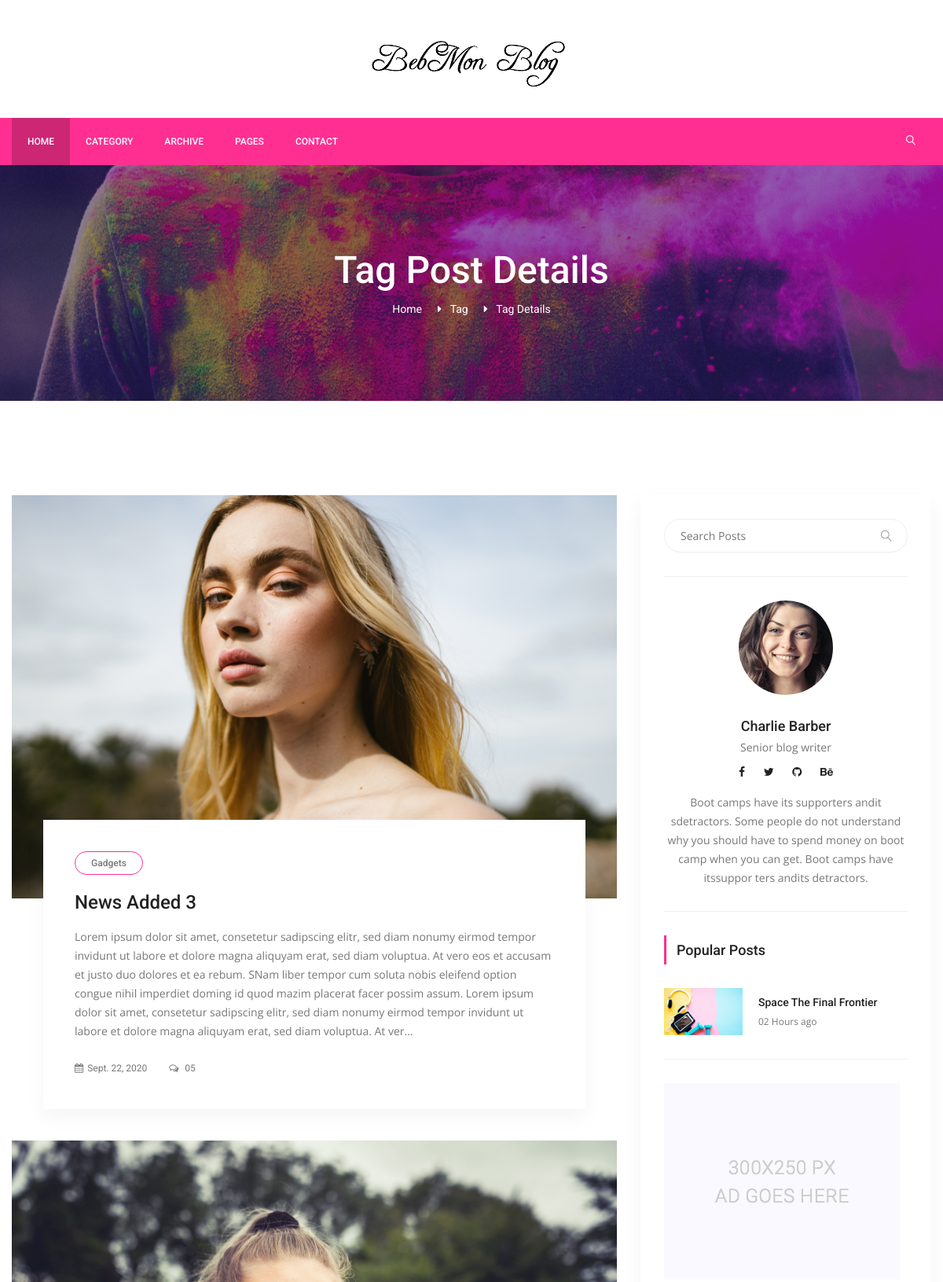
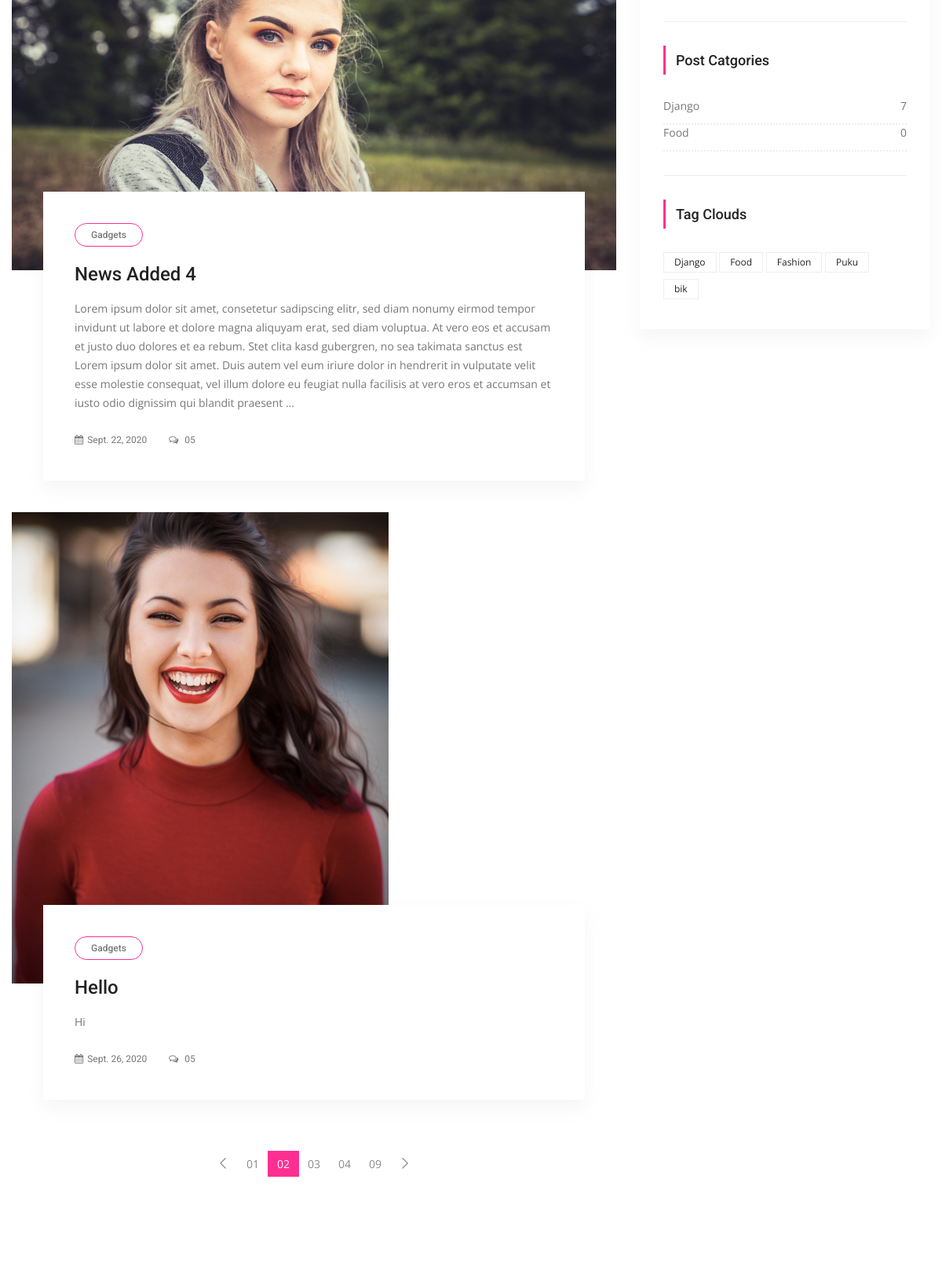
Page /tag/food/ (upper part) on the committed database (2 pictures, top to bottom).
### posts/models.py (models this page shows, shortened)
class Post(models.Model):
    title = models.CharField(max_length=200, unique=True)
    content = models.TextField()
    date = models.DateField(auto_now_add=True)
    image = models.ImageField(upload_to='media')
    source = models.CharField(max_length=25)
    user = models.ForeignKey(settings.AUTH_USER_MODEL, on_delete=models.CASCADE, default=1)
    category = models.ForeignKey(Category, on_delete=models.CASCADE, default=1, related_name='postByCategory')
    slug = models.SlugField(null=True, blank=True, default='slug', max_length=20)
    tag = models.ManyToManyField(Tag, related_name='tagByPosts')
    slider_post = models.BooleanField(default=False, blank=True, null=True)

class Category(models.Model):
    title = models.CharField(max_length=20, unique=True)
    slug = models.SlugField(null=True, blank=True, default='slug')
    def post_count(self):
        return self.postByCategory.all().count()

class Tag(models.Model):
    title = models.CharField(max_length=20, unique=True)
    slug = models.SlugField(blank=True, max_length=20, default='slug')
    def __str__(self):
        return self.title

### posts/views.py (the view)
# urls.py: path('tag/<slug:slug>/', TagDetail.as_view(), name='tag_detail'),
class TagDetail(ListView):
    template_name = 'tags/tag_detail.html'
    model = Post
    context_object_name = 'posts'
    def get_queryset(self):
        self.tag = get_object_or_404(Tag, slug=self.kwargs['slug'])
        return Post.objects.filter(tag=self.tag).order_by('id')
    def get_context_data(self, *, object_list=None, **kwargs):
        context = super(TagDetail, self).get_context_data(**kwargs)
        self.tag = get_object_or_404(Tag, slug=self.kwargs['slug'])
        context['tags'] = self.tag
        return context

### posts/templatetags/custom_tags.py (called while the page is built)
@register.simple_tag(name='categories')
def all_categories():
    return Category.objects.all()

@register.simple_tag(name='tags')
def all_tags():
    return Tag.objects.all()

### templates/tags/tag_detail.html
{% extends 'layouts/base.html' %}
{% load static %}
{% block content %}
    <section class="banner_area">
        <div class="banner_inner d-flex align-items-center">
            <div class="overlay bg-parallax" data-stellar-ratio="0.9" data-stellar-vertical-offset="0"
                 data-background=""></div>
            <div class="container">
                <div class="banner_content text-center">
                    <h2>Tag Post Details</h2>
                    <div class="page_link">
                        <a href="{% url 'index' %}">Home</a>
                        <a>Tag</a>
                        <a href="{% url 'tag_detail' tags.slug %}">Tag Details</a>
                    </div>
                </div>
            </div>
        </div>
    </section>
    <section class="blog_area p_120">
        <div class="container">
            <div class="row">
                <div class="col-lg-8">
                    <div class="blog_left_sidebar">
                        {% for post in posts %}
                            <article class="blog_style1">
                                <div class="blog_img">
                                    <img class="img-fluid" src="{{ post.image.url }}" alt="">
                                </div>
                                <div class="blog_text">
                                    <div class="blog_text_inner">
                                        <a class="cat" href="#">Gadgets</a>
                                        <a href="{% url 'news' post.slug %}"><h4>{{ post.title|title }}</h4></a>
                                        <p>{{ post.content|truncatechars:500 }}</p>
                                        <div class="date">
                                            <a href="#"><i class="fa fa-calendar" aria-hidden="true"></i>{{ post.date }}
                                            </a>
                                            <a href="#"><i class="fa fa-comments-o" aria-hidden="true"></i> 05</a>
                                        </div>
                                    </div>
                                </div>
                            </article>
                        {% endfor %}
                        <nav class="blog-pagination justify-content-center d-flex">
                            <ul class="pagination">
                                <li class="page-item">
                                    <a href="#" class="page-link" aria-label="Previous">
		                                    <span aria-hidden="true">
		                                        <span class="lnr lnr-chevron-left"></span>
		                                    </span>
                                    </a>
                                </li>
                                <li class="page-item"><a href="#" class="page-link">01</a></li>
                                <li class="page-item active"><a href="#" class="page-link">02</a></li>
                                <li class="page-item"><a href="#" class="page-link">03</a></li>
                                <li class="page-item"><a href="#" class="page-link">04</a></li>
                                <li class="page-item"><a href="#" class="page-link">09</a></li>
                                <li class="page-item">
                                    <a href="#" class="page-link" aria-label="Next">
		                                    <span aria-hidden="true">
		                                        <span class="lnr lnr-chevron-right"></span>
		                                    </span>
                                    </a>
                                </li>
                            </ul>
                        </nav>
                    </div>
                </div>
                {% include 'layouts/right_side.html' %}
            </div>
        </div>
    </section>
{% endblock %}

### templates/layouts/right_side.html
{% load static %}
{% load custom_tags %}
<div class="col-lg-4">
    <div class="blog_right_sidebar">
        <aside class="single_sidebar_widget search_widget">
            <div class="input-group">
                <input type="text" class="form-control" placeholder="Search Posts">
                <span class="input-group-btn">
                    <button class="btn btn-default" type="button"><i class="lnr lnr-magnifier"></i></button>
                </span>
            </div>
            <div class="br"></div>
        </aside>
        <aside class="single_sidebar_widget author_widget">
            <img class="author_img rounded-circle" src="{% static 'img/blog/author.png' %}" alt="">
            <h4>Charlie Barber</h4>
            <p>Senior blog writer</p>
            <div class="social_icon">
                <a href="#"><i class="fa fa-facebook"></i></a>
                <a href="#"><i class="fa fa-twitter"></i></a>
                <a href="#"><i class="fa fa-github"></i></a>
                <a href="#"><i class="fa fa-behance"></i></a>
            </div>
            <p>Boot camps have its supporters andit sdetractors. Some people do not understand why you
                should have to spend money on boot camp when you can get. Boot camps have itssuppor ters
                andits detractors.</p>
            <div class="br"></div>
        </aside>
        <aside class="single_sidebar_widget popular_post_widget">
            <h3 class="widget_title">Popular Posts</h3>
            <div class="media post_item">
                <img src="{% static 'img/blog/popular-post/post1.jpg' %}" alt="post">
                <div class="media-body">
                    <a href="blog-details.html"><h3>Space The Final Frontier</h3></a>
                    <p>02 Hours ago</p>
                </div>
            </div>
            <div class="br"></div>
        </aside>
        <aside class="single_sidebar_widget">
            <a href="#"><img class="img-fluid" src="{% static 'img/blog/add.jpg' %}" alt=""></a>
            <div class="br"></div>
        </aside>
        <aside class="single_sidebar_widget post_category_widget">
            <h4 class="widget_title">Post Catgories</h4>
            {% categories as categories %}
            {% for category in categories %}
                <ul class="list cat-list">
                    <li>
                        <a href="{% url 'category_detail' category.slug %}" class="d-flex justify-content-between">
                            <p>{{ category.title }}</p>
                            <p>{{ category.post_count }}</p>
                        </a>
                    </li>
                </ul>
            {% endfor %}
            <div class="br"></div>
        </aside>
        <aside class="single-sidebar-widget tag_cloud_widget">
            <h4 class="widget_title">Tag Clouds</h4>
            <ul class="list">
                {% tags as tags %}
                {% for tag in tags %}
                <li><a href="{% url 'tag_detail' tag.slug %}">{{ tag }}</a></li>
                {% endfor %}
            </ul>
        </aside>
    </div>
</div>

### rows in the picture
Post: image (picture), title "News Added 3", content "Lorem ipsum dolor sit amet, consetetur sadipscing elitr, sed diam nonumy eirmod tempor invidunt ut labore et dolore magna aliquyam erat, sed diam voluptua. At vero eos et accusam et justo duo dolores et ea rebum. SNam liber tempor cum soluta nobis eleifend option congue nihil imperdiet doming id quod mazim placerat facer possim assum. Lorem ipsum dolor sit amet, consetetur sadipscing elitr, sed diam nonumy eirmod tempor invidunt ut labore et dolore magna aliquyam erat, sed diam voluptua. At ver…", date "Sept. 22, 2020"
Post: image (picture), title "News Added 4", content "Lorem ipsum dolor sit amet, consetetur sadipscing elitr, sed diam nonumy eirmod tempor invidunt ut labore et dolore magna aliquyam erat, sed diam voluptua. At vero eos et accusam et justo duo dolores et ea rebum. Stet clita kasd gubergren, no sea takimata sanctus est Lorem ipsum dolor sit amet. Duis autem vel eum iriure dolor in hendrerit in vulputate velit esse molestie consequat, vel illum dolore eu feugiat nulla facilisis at vero eros et accumsan et iusto odio dignissim qui blandit praesent …", date "Sept. 22, 2020"
Post: image (picture), title "Hello", content "Hi", date "Sept. 26, 2020"
Category: title "Django", post_count "7"
Category: title "Food", post_count "0"
Tag: title "Django"
Tag: title "Food"
Tag: title "Fashion"
Tag: title "Puku"
Tag: title "bik"
